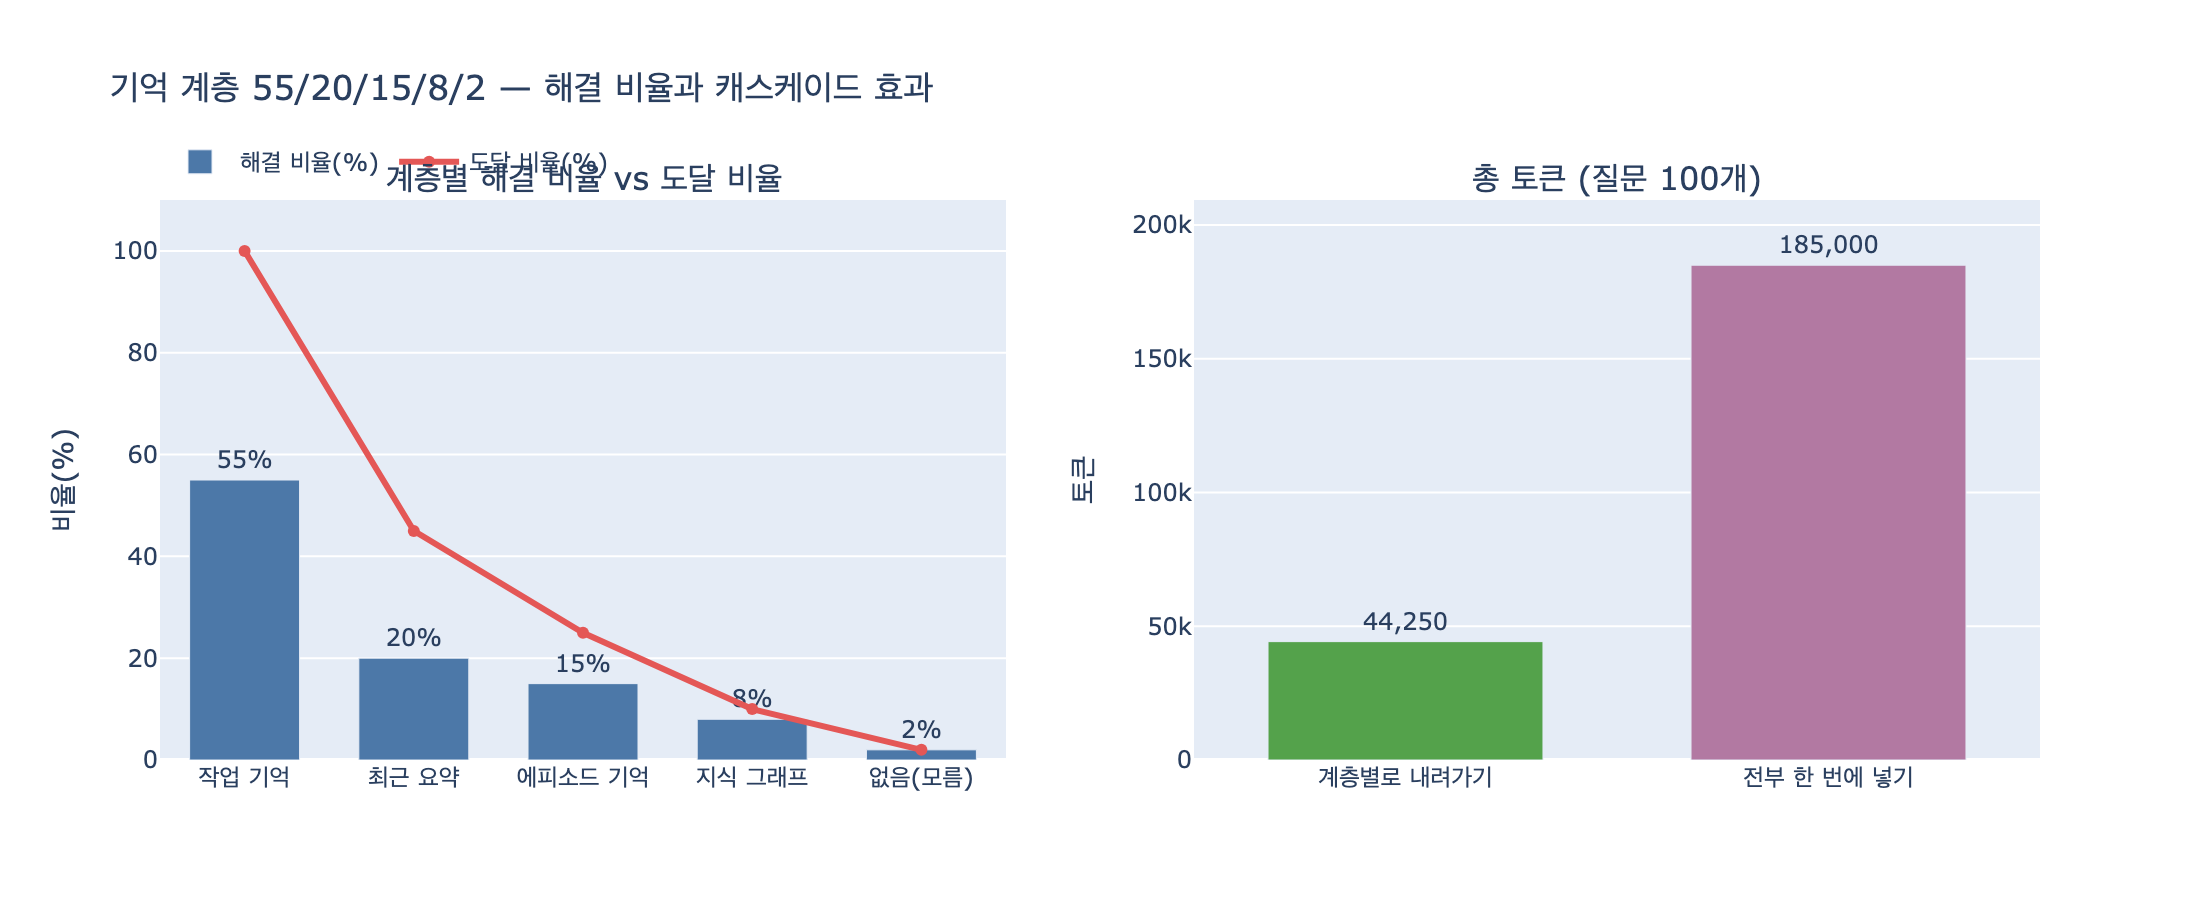

The Python source for this figure:
# %% [markdown]
# # 기억 계층의 해결 비율 — 55 / 20 / 15 / 8 / 2
#
# 24.5절 `ex5_memory_tiers.py`의 계층 표를 그대로 놓고,
# **캐스케이드 조회**(위 계층부터 내려가기)와 **전부 한 번에 넣기**의
# 기대 지연·기대 토큰을 계산한다.
#
# | 계층 | 지연(ms) | 건당 토큰 | 해결 비율 $p_i$ |
# |---|---|---|---|
# | 작업 기억 | 0.0 | 0 | 0.55 |
# | 최근 요약 | 1.5 | 350 | 0.20 |
# | 에피소드 기억 | 18.0 | 900 | 0.15 |
# | 지식 그래프 | 42.0 | 600 | 0.08 |
# | 없음(모름) | 0.0 | 0 | 0.02 |
#
# $\sum_i p_i = 1$ 이므로 이 다섯 값은 **확률 분포**다.
# "모름 2%"까지 포함해야 합이 1이 된다는 점이 핵심이다.
#
# 필요 패키지: plotly, kaleido (없으면 표 계산까지는 그대로 동작)

# %%
# 필요 패키지: plotly, kaleido


def _show(fig):
    try:
        from IPython import get_ipython

        if get_ipython() is not None:  # VSCode 셀/Jupyter에서만 렌더링
            fig.show()
    except ImportError:
        pass


# 이름, 지연(ms), 건당 토큰, 이 계층에서 답이 나올 확률
TIERS = [
    ("작업 기억", 0.0, 0, 0.55),
    ("최근 요약", 1.5, 350, 0.20),
    ("에피소드 기억", 18.0, 900, 0.15),
    ("지식 그래프", 42.0, 600, 0.08),
    ("없음(모름)", 0.0, 0, 0.02),
]

N_Q = 100
PRICE_IN = 3.0 / 1_000_000  # 입력 토큰 단가(USD)
KRW = 1_380

print("해결 비율 합계:", round(sum(t[3] for t in TIERS), 10))
# 출력: 해결 비율 합계: 1.0

# %% [markdown]
# ## 1. 도달 비율과 해결 비율은 다르다
#
# 카드가 묻는 55/20/15/8/2는 **해결 비율** $p_i$ 다.
# 여기서 파생되는 **도달 비율**(그 계층까지 내려온 질문 비율)은 살아남은 꼬리다.
#
# $$r_1 = 1,\qquad r_{i+1} = r_i - p_i$$
#
# 즉 $r_i = 1 - \sum_{j<i} p_j$ 이고, 값은
# $1.00 \to 0.45 \to 0.25 \to 0.10 \to 0.02$ 로 줄어든다.
#
# 비싼 계층일수록 도달 비율이 작다는 것이 계층 설계가 버는 지점이다.

# %%
rows = []
remaining = 1.0
for name, lat, tok, p in TIERS:
    rows.append((name, remaining, p, lat, tok))
    remaining -= p

print(f"{'계층':<14}{'도달 r_i':>10}{'해결 p_i':>10}{'지연ms':>8}{'토큰':>7}")
print("-" * 49)
for name, r, p, lat, tok in rows:
    print(f"{name:<14}{r:>10.2f}{p:>10.2f}{lat:>8.1f}{tok:>7}")
# 출력:
# 계층              도달 r_i    해결 p_i   지연ms     토큰
# -------------------------------------------------
# 작업 기억            1.00      0.55     0.0      0
# 최근 요약            0.45      0.20     1.5    350
# 에피소드 기억          0.25      0.15    18.0    900
# 지식 그래프           0.10      0.08    42.0    600
# 없음(모름)           0.02      0.02     0.0      0

# %% [markdown]
# ## 2. 캐스케이드의 기대 비용
#
# 질문 하나당 기대 지연과 기대 토큰은 **도달 비율로 가중한 합**이다.
#
# $$\mathbb{E}[\text{latency}] = \sum_i r_i \cdot \ell_i,
# \qquad \mathbb{E}[\text{tokens}] = \sum_i r_i \cdot t_i$$
#
# 반면 "전부 한 번에" 방식은 도달 비율이 없다. 모든 계층을 항상 친다.
#
# $$\mathbb{E}_{\text{all}}[\cdot] = \sum_i \ell_i \quad\text{(가중치 1)}$$

# %%
def cascade(n_q=N_Q):
    """위 계층부터 차례로 찾아 내려간다."""
    ms = tok = 0.0
    remaining = 1.0
    out = []
    for name, lat, t, p in TIERS:
        reached = remaining
        ms += reached * n_q * lat
        tok += reached * n_q * t
        out.append((name, reached * n_q, p * n_q, ms, tok))
        remaining -= p
    return out, ms, tok


def all_at_once(n_q=N_Q):
    """계층을 안 나누고 전부 한 번에 컨텍스트에 넣는다."""
    return n_q * sum(t[1] for t in TIERS), n_q * sum(t[2] for t in TIERS)


detail, ms, tok = cascade()
print(f"{'계층':<14}{'내려온 질문':>12}{'여기서 해결':>12}{'누적 ms':>10}{'누적 토큰':>11}")
print("-" * 61)
for name, reached, hit, cms, ctok in detail:
    print(f"{name:<14}{reached:>12.0f}{hit:>12.0f}{cms:>10,.1f}{ctok:>11,.0f}")
# 출력:
# 계층              내려온 질문      여기서 해결     누적 ms      누적 토큰
# -------------------------------------------------------------
# 작업 기억                100          55       0.0          0
# 최근 요약                 45          20      67.5     15,750
# 에피소드 기억               25          15     517.5     38,250
# 지식 그래프                10           8     937.5     44,250
# 없음(모름)                 2           2     937.5     44,250

# %%
ams, atok = all_at_once()
print(f"{'방식':<20}{'총 지연(ms)':>13}{'총 토큰':>11}{'토큰 비용':>12}")
print("-" * 56)
print(f"{'계층별로 내려가기':<20}{ms:>13,.0f}{tok:>11,.0f}{tok * PRICE_IN * KRW:>11,.0f}원")
print(f"{'전부 한 번에 넣기':<20}{ams:>13,.0f}{atok:>11,.0f}{atok * PRICE_IN * KRW:>11,.0f}원")
print(f"\n지연 비율 {ms / ams:.1%}, 토큰 비율 {tok / atok:.1%}")
# 출력:
# 방식                     총 지연(ms)        총 토큰       토큰 비용
# --------------------------------------------------------
# 계층별로 내려가기                937     44,250        183원   (실제 937.5ms)
# 전부 한 번에 넣기               6,150    185,000        766원
#
# 지연 비율 15.2%, 토큰 비율 23.9%

# %% [markdown]
# ## 3. 55%가 하는 일 — 상위 계층 비중의 민감도
#
# 작업 기억의 해결 비율 $p_1$ 을 흔들어 보면, 아래 계층의 도달 비율이
# 통째로 밀린다. $p_1$ 이 줄어든 만큼을 아래 계층에 비례 배분해서
# 기대 토큰이 어떻게 움직이는지 본다.
#
# 절감의 대부분은 **비싼 조회를 빠르게 만드는 것이 아니라 아예 안 하는 것**에서 나온다.

# %%
def cascade_tokens(p_top):
    """작업 기억 비중을 p_top으로 바꾸고 나머지를 비례 배분했을 때의 총 토큰."""
    rest = [t[3] for t in TIERS[1:]]
    scale = (1.0 - p_top) / sum(rest)
    probs = [p_top] + [p * scale for p in rest]
    tokens = 0.0
    remaining = 1.0
    for (_, _, t, _), p in zip(TIERS, probs):
        tokens += remaining * N_Q * t
        remaining -= p
    return tokens


grid = [0.0, 0.2, 0.4, 0.55, 0.7, 0.9]
for p in grid:
    v = cascade_tokens(p)
    print(f"p1={p:.2f} → 총 토큰 {v:>8,.0f}  (전부 한 번에 대비 {v / atok:5.1%})")
# 출력:
# p1=0.00 → 총 토큰   98,333  (전부 한 번에 대비 53.2%)
# p1=0.20 → 총 토큰   78,667  (전부 한 번에 대비 42.5%)
# p1=0.40 → 총 토큰   59,000  (전부 한 번에 대비 31.9%)
# p1=0.55 → 총 토큰   44,250  (전부 한 번에 대비 23.9%)
# p1=0.70 → 총 토큰   29,500  (전부 한 번에 대비 15.9%)
# p1=0.90 → 총 토큰    9,833  (전부 한 번에 대비  5.3%)

# %% [markdown]
# ## 4. 함정 — 위 계층이 낡으면 "틀린 채로 빠르다"
#
# 위 계산은 **위 계층이 맞을 때**를 전제한다.
# 작업 기억이 낡아 있을 확률을 $s$ 라 하면, 55% 중 $0.55 \cdot s$ 는
# 잘못된 답으로 조기 종료된다. 아래 계층은 영영 호출되지 않는다.
#
# $$\text{오답률} \approx p_1 \cdot s$$
#
# 상위 계층 비중이 클수록 빠르지만, 그만큼 **갱신 비용**이 커진다.

# %%
for s in (0.0, 0.05, 0.10, 0.20):
    print(f"작업 기억 낡음률 {s:>4.0%} → 조용한 오답 {0.55 * s * N_Q:>4.1f}건 / {N_Q}건")
# 출력:
# 작업 기억 낡음률   0% → 조용한 오답  0.0건 / 100건
# 작업 기억 낡음률   5% → 조용한 오답  2.8건 / 100건
# 작업 기억 낡음률  10% → 조용한 오답  5.5건 / 100건
# 작업 기억 낡음률  20% → 조용한 오답 11.0건 / 100건

# %% [markdown]
# ## 5. 시각화
#
# 왼쪽: 해결 비율 분포와 그 위에 겹친 도달 비율(살아남은 꼬리).
# 오른쪽: 캐스케이드 vs 전부 한 번에, 총 토큰 비교.

# %%
try:
    import plotly.graph_objects as go
    from plotly.subplots import make_subplots

    names = [t[0] for t in TIERS]
    probs = [t[3] for t in TIERS]
    reach = []
    rem = 1.0
    for p in probs:
        reach.append(rem)
        rem -= p

    fig = make_subplots(
        rows=1,
        cols=2,
        subplot_titles=("계층별 해결 비율 vs 도달 비율", "총 토큰 (질문 100개)"),
        specs=[[{"secondary_y": False}, {"secondary_y": False}]],
    )
    fig.add_trace(
        go.Bar(x=names, y=[p * 100 for p in probs], name="해결 비율(%)",
               marker_color="#4C78A8", text=[f"{p:.0%}" for p in probs],
               textposition="outside"),
        row=1, col=1,
    )
    fig.add_trace(
        go.Scatter(x=names, y=[r * 100 for r in reach], name="도달 비율(%)",
                   mode="lines+markers", line=dict(color="#E45756", width=3)),
        row=1, col=1,
    )
    fig.add_trace(
        go.Bar(x=["계층별로 내려가기", "전부 한 번에 넣기"], y=[tok, atok],
               name="총 토큰", marker_color=["#54A24B", "#B279A2"],
               text=[f"{tok:,.0f}", f"{atok:,.0f}"], textposition="outside",
               showlegend=False),
        row=1, col=2,
    )
    fig.update_yaxes(title_text="비율(%)", range=[0, 110], row=1, col=1)
    fig.update_yaxes(title_text="토큰", row=1, col=2)
    fig.update_layout(
        title="기억 계층 55/20/15/8/2 — 해결 비율과 캐스케이드 효과",
        height=460, width=1100, bargap=0.35,
        legend=dict(orientation="h", y=1.12, x=0),
    )
    _show(fig)

    import os

    out = os.path.join(os.path.dirname(os.path.abspath(__file__)), "expy.png")
    fig.write_image(out, scale=2)
    print("saved:", out)
except ImportError as e:
    print("plotly/kaleido 없음 — 시각화 건너뜀:", e)
# 출력: saved: .../538a060b-8e77-4ab5-9696-15d7adad26b8/expy.png

# %% [markdown]
# ## 정리
#
# - 해결 비율은 **작업 기억 55%, 최근 요약 20%, 에피소드 기억 15%, 지식 그래프 8%, 모름 2%**.
#   합이 1이 되도록 "모름 2%"까지 명시한 것이 이 표의 설계다.
# - 도달 비율은 $1.00 \to 0.45 \to 0.25 \to 0.10 \to 0.02$ 로 줄어들고,
#   비싼 계층일수록 적게 호출된다.
# - 결과: 총 토큰 44,250 vs 185,000 (23.9%), 총 지연 937.5ms vs 6,150ms (15.2%).
# - 단, 상위 계층이 낡으면 55%를 **틀린 채로 빠르게** 처리한다.
#   계층 설계의 핵심 변수는 속도가 아니라 갱신(유효 기간)이다.
